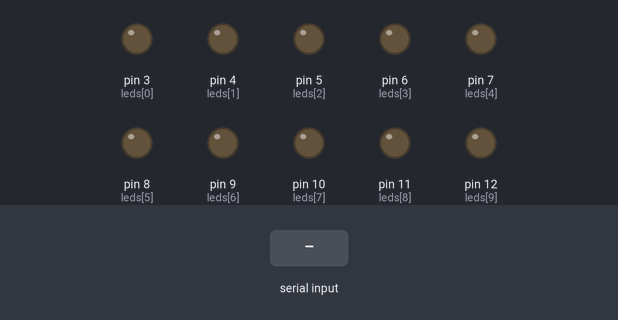
Simulated run of this sketch. Board: Arduino Uno, built with avr-gcc and run on an emulated ATmega328P. On the bench: output pins drawn as LEDs (lit = HIGH). Inputs (shaded band) come from the test bench.

Above: at 1.2 s.
1.3 s: "90,45\n" received over Serial
At 2.1 s:
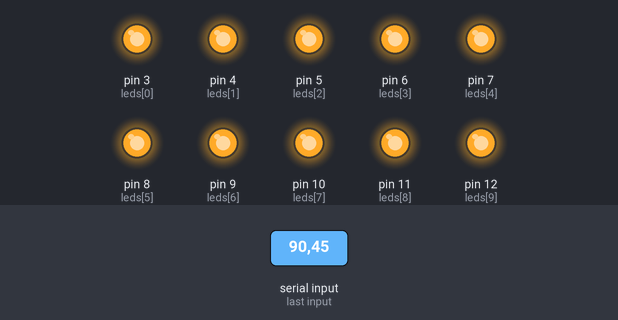
3.8 s: "5\n" received over Serial
At 4.6 s:
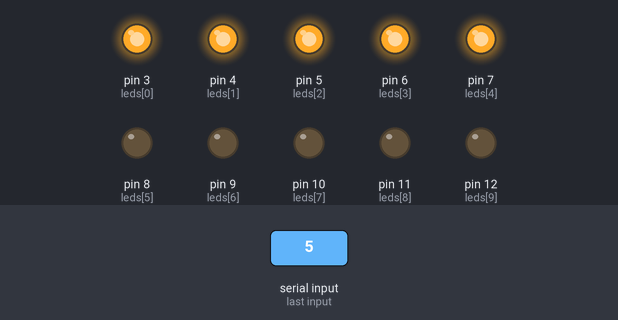
Timing chart, 0 to 6.8 s (numbered marks = the images above; inputs shaded):
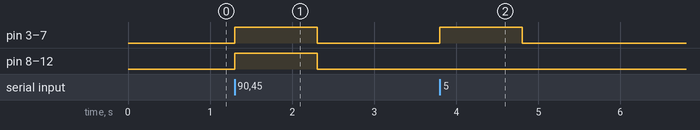

Measured:
- after the input at 1.3 s, pin 3 (leds[0]), pin 4 (leds[1]), pin 5 (leds[2]), pin 6 (leds[3]), pin 7 (leds[4]), pin 8 (leds[5]), pin 9 (leds[6]), pin 10 (leds[7]), pin 11 (leds[8]), pin 12 (leds[9]): LOW → HIGH at once, → LOW 1.0 s later
- after the input at 3.8 s, pin 3 (leds[0]), pin 4 (leds[1]), pin 5 (leds[2]), pin 6 (leds[3]), pin 7 (leds[4]): LOW → HIGH at once, → LOW 1.0 s later

The sketch:

handgestures.ino
```cpp
int leds[] = {3, 4, 5, 6, 7, 8, 9, 10, 11, 12};

void setup() {
  Serial.begin(9600);

  for (int i = 0; i < 10; i++) {
    pinMode(leds[i], OUTPUT);
  }
}

void loop() {

  if (Serial.available() > 0) {

    int number = Serial.parseInt();

    // Keep number between 0 and 10
    number = constrain(number, 0, 10);

    // Turn ON first 'number' LEDs
    for (int i = 0; i < 10; i++) {

      if (i < number) {
        digitalWrite(leds[i], HIGH);
      }
      else {
        digitalWrite(leds[i], LOW);
      }
    }
  }
}
```
